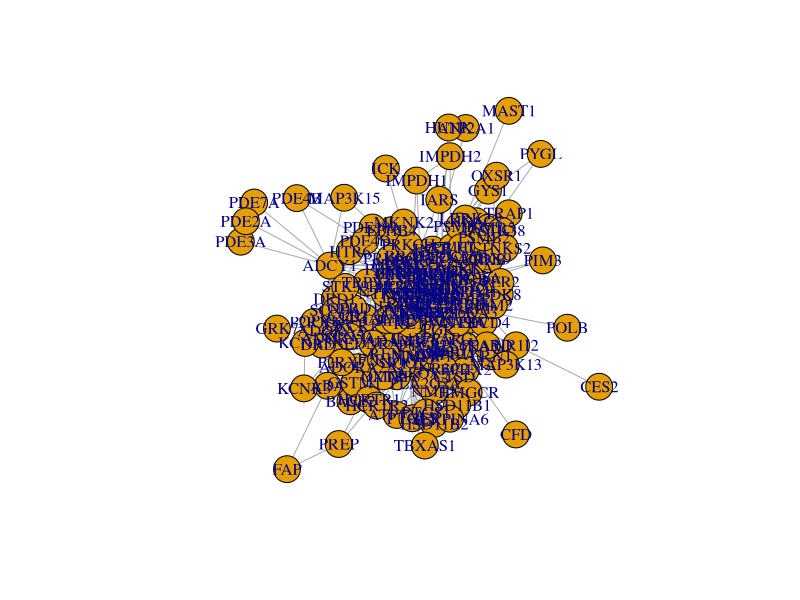

Write R code to recreate this figure.
# Cargar librerias

library(dplyr)
library(tidyverse)
library(igraph)
library(tidygraph)
library(ggraph)

# leo mis datos "enlaces"

enlaces <- read.csv(file = "edges1.csv")
str(enlaces)
typeof(enlaces$node1)
typeof(enlaces$node2)
typeof(enlaces$experimentally)
str(enlaces$node1)
length(enlaces)
typeof(enlaces)
dim(enlaces)
colnames(enlaces)


# leo mis datos "nodos"

nodos <- read.csv(file = "nodos2.csv")
str(nodos)
typeof(nodos)
dim(nodos)
colnames(nodos)

# Los hago red (Sin saber como, REVISAR COMANDOS)

g <- graph_from_data_frame(enlaces, directed = F)

g

plot(g)

# HASTA AQUI YA SE PUDO

# voy a usar tidygraph para manipular más fácil

g <- as_tbl_graph(g)
g
head(nodos)


# activo nodos, y les uno la informacion que tengo en mi objeto de nodos 

g <-
  g %>% 
  activate("nodes") %>% 
  left_join(y = nodos, by = c("name"="Protein"))
g


# Nueva Tabla
